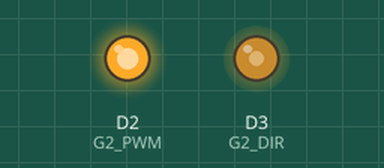
This sketch was run on a simulated Arduino Zero (SAMD21). On the bench: output pins drawn as LEDs (lit = HIGH).

Above: at 1.05 s.
At 1.85 s:
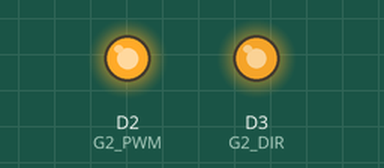
At 2.6 s:
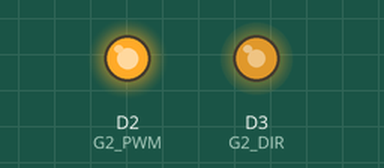
At 5.25 s:
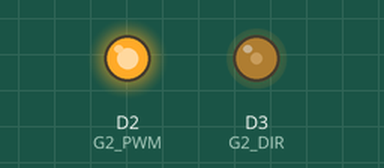
Timing chart, 0 to 7.6 s (numbered marks = the images above):
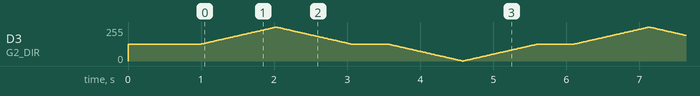

The sketch:

lap_test.ino
```cpp
#define G2_PWM 2 // Enableピン（High固定）
#define G2_DIR 3 // PWMピン（ここで制御）

// 12ビットの最大値 (0〜4095)
const int MAX_VAL = 4095;
// LAP駆動の「停止」位置はちょうど真ん中の 2048 です
const int STOP_VAL = 2048;

void setup() {
  pinMode(G2_PWM, OUTPUT);
  pinMode(G2_DIR, OUTPUT);

  // ★設定1: 解像度を12ビットに設定 (0〜4095)
  // 20kHzで最もきれいな波形が出せる設定です
  analogWriteResolution(12);

  // ★設定2: PWM周波数を20kHzに設定
  // LAP駆動は周波数が低いと振動するので、この20kHzが必須です
  analogWriteFrequency(G2_DIR, 20000);

  // LAP駆動設定: 片方をHIGHに固定し、もう片方で制御します
  digitalWrite(G2_PWM, HIGH);

  // 安全のため、起動時はまず「停止(50%)」を出力
  analogWrite(G2_DIR, STOP_VAL);
  delay(1000);
}

void loop() {
  // ------------------------------------------------
  // 正転動作
  // ------------------------------------------------

  // 停止(2048) -> 正転最大(4095) へ加速
  for(int i = STOP_VAL; i < MAX_VAL; i += 10)
  {
    analogWrite(G2_DIR, i);
    delayMicroseconds(5000);
  }

  // 正転最大(4095) -> 停止(2048) へ減速
  for(int i = MAX_VAL; i > STOP_VAL; i -= 10)
  {
    analogWrite(G2_DIR, i);
    delayMicroseconds(5000);
  }

  delay(500); // 停止位置で少し待機

  // ------------------------------------------------
  // 逆転動作
  // ------------------------------------------------

  // 停止(2048) -> 逆転最大(0) へ加速
  for(int i = STOP_VAL; i > 0; i -= 10)
  {
    analogWrite(G2_DIR, i);
    delayMicroseconds(5000);
  }

  // 逆転最大(0) -> 停止(2048) へ減速
  for(int i = 0; i < STOP_VAL; i += 10)
  {
    analogWrite(G2_DIR, i);
    delayMicroseconds(5000);
  }

  delay(500); // 停止位置で少し待機
}
```
